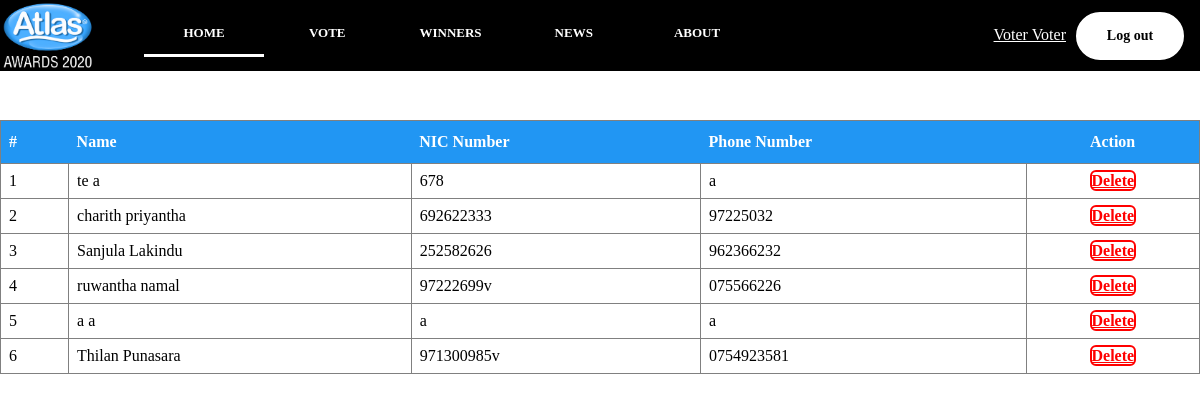
Page /nonVote.php (signed in) on the committed database.
### tables this page shows
CREATE TABLE `users` (
  `ID` int(11) NOT NULL,
  `NAME` varchar(30) NOT NULL,
  `NIC` varchar(12) NOT NULL,
  `GENDER` varchar(10) NOT NULL,
  `MOBILE` varchar(12) NOT NULL,
  `EMAIL` varchar(50) NOT NULL,
  `PASSWORD` varchar(200) NOT NULL,
  `ADDRESS` varchar(50) NOT NULL,
  `IMG` varchar(2000) NOT NULL,
  `USER_TYPE` varchar(10) NOT NULL,
  `vote` int(11) NOT NULL DEFAULT 0
);

### nonVote.php (the view, shortened to what this page needs)
<?php
require_once ('connection.php');
$qry ="SELECT * FROM `users`    WHERE `USER_TYPE` = 'voter' AND vote = 0 ORDER BY `ID` DESC";
$result = mysqli_query($connection,$qry);
?>
<!DOCTYPE html>
<html>
<head>
    <link rel="stylesheet" type="text/css" href="CSS/artistListStyle.css">
    <link rel="stylesheet" type="text/css" href="CSS/homeStyle.css">
    <link rel="stylesheet" type="text/css" href="CSS/serviceStyle.css">
    <link rel="stylesheet" type="text/css" href="CSS/FooterStyle.css">
    <link rel="stylesheet" type="text/css" href="CSS/SlideStyle.css">
    <link rel="stylesheet" href="https://stackpath.bootstrapcdn.com/font-awesome/4.7.0/css/font-awesome.min.css">
</head>
<body>
<?php require_once('navBarOut.php');?>
<table id="artist" border="1" style="position: absolute; margin-top: 10%">
    <tr>
        <th>#</th>
        <th>Name</th>
        <th>NIC Number</th>
        <th>Phone Number</th>
        <th style="text-align: center" class="th_action">Action</th>
    </tr>
    <?php
        $i = 1;
        if($result){
            while ($row1 = mysqli_fetch_array($result)) {
                echo '<tr>';
                echo '<td class="no" name="no">'.$i.'</td>';
                echo '<td class="name" name="name">'.$row1["NAME"].'</td>';
                echo '<td class="nic" name="nic">'.$row1["NIC"].'</td>';
                echo '<td  class="phone" name="phone">'.$row1["MOBILE"].'</td>';
                echo '<td style="text-align: center">
            <a href="deleteArtist.php?'.$row1["ID"].'" <button class="delete" type="button" name="delete" >Delete</button></a>
        </td>';
                echo '</tr>';
                $i += 1;
            }
        }
?>
</table>
</body>
</html>

### CSS/artistListStyle.css (style rules this page uses)
* { font-family: Montserrat; }
#artist { border-collapse: collapse; width: 100%; }
#artist td, #artist th { padding: 8px; }
#artist th { padding-top: 12px; padding-bottom: 12px; text-align: left; background-color: #2196F3; color: white; border: none; }
.th_action { text-align: center; }
.delete { color: red; background-color: white; border: 2px solid red; width: 90px; height: 35px; border-radius: 6px; font-size: 16px; font-weight: bold; }

### CSS/homeStyle.css (style rules this page uses)
* { margin: 0; padding: 0; box-sizing: border-box; font-family: Montserrat; }

### CSS/serviceStyle.css (style rules this page uses)
body { margin: 0; padding: 0; background-color: white; -webkit-background-size: cover; background-size: cover; background-position: center center; height: 90vh; font-family: Montserrat; width: 100%; }

### CSS/FooterStyle.css (style rules this page uses)
body { margin: 0; padding: 0; font-family: Montserrat }

### CSS/SlideStyle.css (style rules this page uses)
* { box-sizing: border-box }
body { font-family: Montserrat; margin:0 }

### rows in the picture
users: NAME "te a", NIC "678", MOBILE "a"
users: NAME "charith priyantha", NIC "692622333", MOBILE "97225032"
users: NAME "Sanjula Lakindu", NIC "252582626", MOBILE "962366232"
users: NAME "ruwantha namal", NIC "97222699v", MOBILE "075566226"
users: NAME "a a", NIC "a", MOBILE "a"
users: NAME "Thilan Punasara", NIC "971300985v", MOBILE "0754923581"

### other values in the picture
$_SESSION['name'] "Voter Voter"
